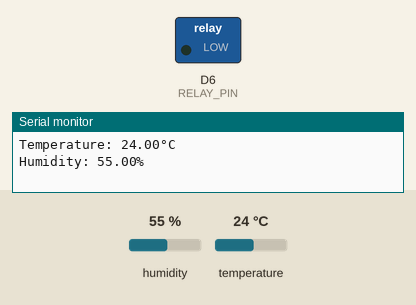
The sketch below on a simulated ESP8266 (NodeMCU). On the bench: switched loads named in the sketch (green lamp = pin HIGH), the last lines printed to the serial monitor. The test bench sets the inputs (shaded band); at power-on: humidity 55 %, temperature 24 °C. WiFi joins after 1.5 s; servers stay silent unless stated.

Above: at 5.2 s.
5.3 s: humidity set to 41 %
9.0 s: humidity set to 38 %
At 12.5 s:
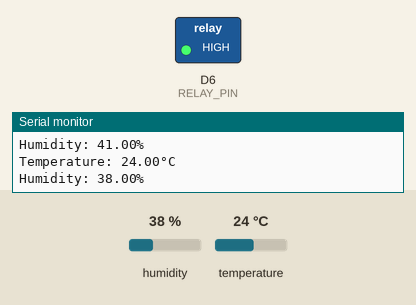
13.3 s: humidity set to 40 %
At 16.8 s:
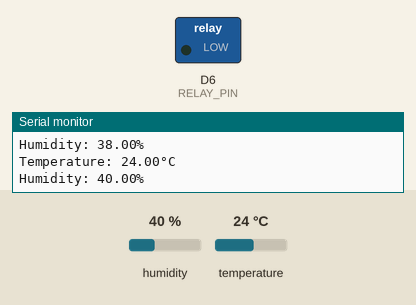
Timing chart, 0 to 18.3 s (numbered marks = the images above; inputs shaded):
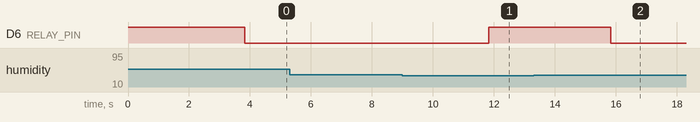

Measured:
- the behaviour switches between 40 and 39 % on humidity (found by bisection; images 0 and 1)
- after the input at 9.0 s, D6 (RELAY_PIN): LOW → HIGH after 2.8 s
- after the input at 13.3 s, D6 (RELAY_PIN): HIGH → LOW after 2.5 s

The sketch:

esp-weather-project.ino
```cpp
#define BLYNK_TEMPLATE_ID ""
#define BLYNK_TEMPLATE_NAME ""
#define BLYNK_AUTH_TOKEN ""


#include <ESP8266WiFi.h>
#include <BlynkSimpleEsp8266.h>
#include <DHT.h>


// WiFi credentials
char ssid[] = ".";
char pass[] = "";

// DHT11 settings
#define DHTPIN D5     // DHT11 connected to GPIO14
#define DHTTYPE DHT11 // DHT11 sensor
DHT dht(DHTPIN, DHTTYPE);

// Relay settings
#define RELAY_PIN D6  // Relay connected to GPIO12

// Blynk virtual pins
#define VPIN_TEMPERATURE V1
#define VPIN_HUMIDITY V2
#define VPIN_RELAY V3 // Button control for relay

BlynkTimer timer;
bool relayManualControl = false; // Flag for manual control mode

// Function to send sensor data
void sendSensorData() {
  float temperature = dht.readTemperature(); // Read temperature in Celsius
  float humidity = dht.readHumidity();       // Read humidity

  // Check if readings are valid
  if (isnan(temperature) || isnan(humidity)) {
    Serial.println("Failed to read from DHT sensor!");
    return;
  }

  // Send data to Blynk app
  Blynk.virtualWrite(VPIN_TEMPERATURE, temperature);
  Blynk.virtualWrite(VPIN_HUMIDITY, humidity);

  // Relay control logic (only if not in manual mode)
  if (!relayManualControl) {
    if (temperature > 30) { // Example: turn on relay if temperature > 30°C
      digitalWrite(RELAY_PIN, HIGH); // Activate relay
      Blynk.logEvent("high_temp", "Temperature above 30°C! Fan ON");
    } else if (humidity < 40) { // Example: turn on relay if humidity < 40%
      digitalWrite(RELAY_PIN, HIGH); // Activate relay
      Blynk.logEvent("low_humidity", "Humidity below 40%! Humidifier ON");
    } else {
      digitalWrite(RELAY_PIN, LOW); // Deactivate relay
    }
  }

  // Print data to the Serial Monitor
  Serial.print("Temperature: ");
  Serial.print(temperature);
  Serial.println("°C");
  Serial.print("Humidity: ");
  Serial.print(humidity);
  Serial.println("%");
}

// Blynk function to manually control the relay
BLYNK_WRITE(VPIN_RELAY) {
  relayManualControl = true; // Enable manual control mode
  int relayState = param.asInt(); // Get value from Blynk button (0 or 1)

  if (relayState == 1) {
    digitalWrite(RELAY_PIN, HIGH); // Turn relay ON
    Serial.println("Relay turned ON manually!");
  } else {
    digitalWrite(RELAY_PIN, LOW); // Turn relay OFF
    Serial.println("Relay turned OFF manually!");
  }
}

void setup() {
  // Debug console
  Serial.begin(115200);

  // Initialize DHT sensor
  dht.begin();

  // Initialize relay pin
  pinMode(RELAY_PIN, OUTPUT);
  digitalWrite(RELAY_PIN, HIGH); // Ensure relay is off initially

  // Connect to WiFi
  Blynk.begin(BLYNK_AUTH_TOKEN, ssid, pass);

  // Set up a timer to send sensor data every 2 seconds
  timer.setInterval(2000L, sendSensorData);
}

void loop() {
  Blynk.run();    // Run Blynk
  timer.run();    // Run timer
}
```
